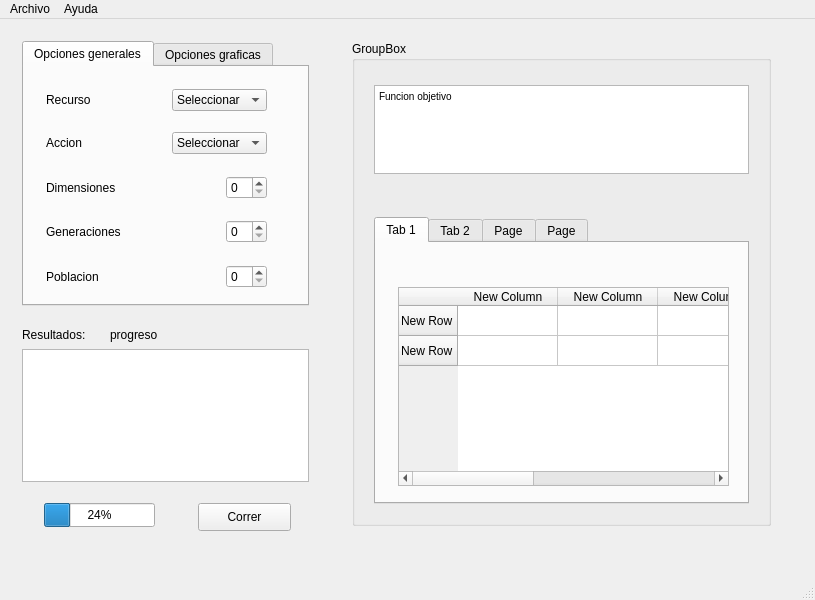
<?xml version="1.0" encoding="UTF-8"?>
<ui version="4.0">
 <class>MainWindow</class>
 <widget class="QMainWindow" name="MainWindow">
  <property name="geometry">
   <rect>
    <x>0</x>
    <y>0</y>
    <width>815</width>
    <height>600</height>
   </rect>
  </property>
  <property name="windowTitle">
   <string>MainWindow</string>
  </property>
  <widget class="QWidget" name="centralwidget">
   <widget class="QTabWidget" name="tabWidget">
    <property name="enabled">
     <bool>true</bool>
    </property>
    <property name="geometry">
     <rect>
      <x>22</x>
      <y>22</y>
      <width>287</width>
      <height>265</height>
     </rect>
    </property>
    <property name="contextMenuPolicy">
     <enum>Qt::DefaultContextMenu</enum>
    </property>
    <property name="tabPosition">
     <enum>QTabWidget::North</enum>
    </property>
    <property name="tabShape">
     <enum>QTabWidget::Rounded</enum>
    </property>
    <property name="currentIndex">
     <number>0</number>
    </property>
    <property name="usesScrollButtons">
     <bool>true</bool>
    </property>
    <property name="documentMode">
     <bool>false</bool>
    </property>
    <property name="tabsClosable">
     <bool>false</bool>
    </property>
    <property name="movable">
     <bool>false</bool>
    </property>
    <property name="tabBarAutoHide">
     <bool>false</bool>
    </property>
    <widget class="QWidget" name="options">
     <attribute name="title">
      <string comment="Opciones" extracomment="Opciones ">Opciones generales</string>
     </attribute>
     <widget class="QWidget" name="verticalLayoutWidget_3">
      <property name="geometry">
       <rect>
        <x>22</x>
        <y>22</y>
        <width>221</width>
        <height>199</height>
       </rect>
      </property>
      <layout class="QVBoxLayout" name="verticalLayout_3">
       <item>
        <layout class="QHBoxLayout" name="horizontalLayout_8">
         <item>
          <widget class="QLabel" name="label_5">
           <property name="text">
            <string>Recurso</string>
           </property>
          </widget>
         </item>
         <item>
          <spacer name="horizontalSpacer_3">
           <property name="orientation">
            <enum>Qt::Horizontal</enum>
           </property>
           <property name="sizeHint" stdset="0">
            <size>
             <width>40</width>
             <height>20</height>
            </size>
           </property>
          </spacer>
         </item>
         <item>
          <widget class="QComboBox" name="comboBox_2">
           <item>
            <property name="text">
             <string>Seleccionar</string>
            </property>
           </item>
           <item>
            <property name="text">
             <string>Texto</string>
            </property>
           </item>
           <item>
            <property name="text">
             <string>.py</string>
            </property>
           </item>
          </widget>
         </item>
        </layout>
       </item>
       <item>
        <spacer name="verticalSpacer_5">
         <property name="orientation">
          <enum>Qt::Vertical</enum>
         </property>
         <property name="sizeHint" stdset="0">
          <size>
           <width>20</width>
           <height>40</height>
          </size>
         </property>
        </spacer>
       </item>
       <item>
        <layout class="QHBoxLayout" name="horizontalLayout_9">
         <item>
          <widget class="QLabel" name="label_4">
           <property name="text">
            <string>Accion</string>
           </property>
          </widget>
         </item>
         <item>
          <spacer name="horizontalSpacer_4">
           <property name="orientation">
            <enum>Qt::Horizontal</enum>
           </property>
           <property name="sizeHint" stdset="0">
            <size>
             <width>40</width>
             <height>20</height>
            </size>
           </property>
          </spacer>
         </item>
         <item>
          <widget class="QComboBox" name="comboBox">
           <item>
            <property name="text">
             <string>Seleccionar</string>
            </property>
           </item>
           <item>
            <property name="text">
             <string>Minimizar</string>
            </property>
           </item>
           <item>
            <property name="text">
             <string>Maximizar</string>
            </property>
           </item>
          </widget>
         </item>
        </layout>
       </item>
       <item>
        <spacer name="verticalSpacer_4">
         <property name="orientation">
          <enum>Qt::Vertical</enum>
         </property>
         <property name="sizeHint" stdset="0">
          <size>
           <width>20</width>
           <height>40</height>
          </size>
         </property>
        </spacer>
       </item>
       <item>
        <layout class="QHBoxLayout" name="horizontalLayout_5">
         <item>
          <widget class="QLabel" name="label">
           <property name="text">
            <string>Dimensiones</string>
           </property>
          </widget>
         </item>
         <item>
          <spacer name="horizontalSpacer_5">
           <property name="orientation">
            <enum>Qt::Horizontal</enum>
           </property>
           <property name="sizeHint" stdset="0">
            <size>
             <width>40</width>
             <height>20</height>
            </size>
           </property>
          </spacer>
         </item>
         <item>
          <widget class="QSpinBox" name="spinBox"/>
         </item>
        </layout>
       </item>
       <item>
        <spacer name="verticalSpacer">
         <property name="orientation">
          <enum>Qt::Vertical</enum>
         </property>
         <property name="sizeHint" stdset="0">
          <size>
           <width>20</width>
           <height>40</height>
          </size>
         </property>
        </spacer>
       </item>
       <item>
        <layout class="QHBoxLayout" name="horizontalLayout_6">
         <item>
          <widget class="QLabel" name="label_2">
           <property name="text">
            <string>Generaciones</string>
           </property>
          </widget>
         </item>
         <item>
          <spacer name="horizontalSpacer_6">
           <property name="orientation">
            <enum>Qt::Horizontal</enum>
           </property>
           <property name="sizeHint" stdset="0">
            <size>
             <width>40</width>
             <height>20</height>
            </size>
           </property>
          </spacer>
         </item>
         <item>
          <widget class="QSpinBox" name="spinBox_2"/>
         </item>
        </layout>
       </item>
       <item>
        <spacer name="verticalSpacer_2">
         <property name="orientation">
          <enum>Qt::Vertical</enum>
         </property>
         <property name="sizeHint" stdset="0">
          <size>
           <width>20</width>
           <height>40</height>
          </size>
         </property>
        </spacer>
       </item>
       <item>
        <layout class="QHBoxLayout" name="horizontalLayout_7">
         <item>
          <widget class="QLabel" name="label_3">
           <property name="text">
            <string>Poblacion</string>
           </property>
          </widget>
         </item>
         <item>
          <spacer name="horizontalSpacer_7">
           <property name="orientation">
            <enum>Qt::Horizontal</enum>
           </property>
           <property name="sizeHint" stdset="0">
            <size>
             <width>40</width>
             <height>20</height>
            </size>
           </property>
          </spacer>
         </item>
         <item>
          <widget class="QSpinBox" name="spinBox_3"/>
         </item>
        </layout>
       </item>
      </layout>
     </widget>
    </widget>
    <widget class="QWidget" name="grafics">
     <attribute name="title">
      <string>Opciones graficas</string>
     </attribute>
    </widget>
   </widget>
   <widget class="QProgressBar" name="progressBar">
    <property name="geometry">
     <rect>
      <x>44</x>
      <y>484</y>
      <width>111</width>
      <height>24</height>
     </rect>
    </property>
    <property name="value">
     <number>24</number>
    </property>
   </widget>
   <widget class="QWidget" name="gridLayoutWidget">
    <property name="geometry">
     <rect>
      <x>0</x>
      <y>0</y>
      <width>2</width>
      <height>2</height>
     </rect>
    </property>
    <layout class="QGridLayout" name="gridLayout_2"/>
   </widget>
   <widget class="QGroupBox" name="groupBox_2">
    <property name="geometry">
     <rect>
      <x>352</x>
      <y>22</y>
      <width>419</width>
      <height>485</height>
     </rect>
    </property>
    <property name="title">
     <string>GroupBox</string>
    </property>
    <widget class="QTextEdit" name="textEdit">
     <property name="geometry">
      <rect>
       <x>22</x>
       <y>44</y>
       <width>375</width>
       <height>89</height>
      </rect>
     </property>
     <property name="html">
      <string>&lt;!DOCTYPE HTML PUBLIC &quot;-//W3C//DTD HTML 4.0//EN&quot; &quot;http://www.w3.org/TR/REC-html40/strict.dtd&quot;&gt;
&lt;html&gt;&lt;head&gt;&lt;meta name=&quot;qrichtext&quot; content=&quot;1&quot; /&gt;&lt;style type=&quot;text/css&quot;&gt;
p, li { white-space: pre-wrap; }
&lt;/style&gt;&lt;/head&gt;&lt;body style=&quot; font-family:'MS Shell Dlg 2'; font-size:7.8pt; font-weight:400; font-style:normal;&quot;&gt;
&lt;p style=&quot; margin-top:0px; margin-bottom:0px; margin-left:0px; margin-right:0px; -qt-block-indent:0; text-indent:0px;&quot;&gt;Funcion objetivo&lt;/p&gt;&lt;/body&gt;&lt;/html&gt;</string>
     </property>
    </widget>
    <widget class="QTabWidget" name="tabWidget_2">
     <property name="geometry">
      <rect>
       <x>22</x>
       <y>176</y>
       <width>375</width>
       <height>287</height>
      </rect>
     </property>
     <property name="currentIndex">
      <number>0</number>
     </property>
     <widget class="QWidget" name="tab_3">
      <attribute name="title">
       <string>Tab 1</string>
      </attribute>
      <widget class="QTableWidget" name="tableWidget_2">
       <property name="geometry">
        <rect>
         <x>22</x>
         <y>44</y>
         <width>331</width>
         <height>199</height>
        </rect>
       </property>
       <row>
        <property name="text">
         <string>New Row</string>
        </property>
       </row>
       <row>
        <property name="text">
         <string>New Row</string>
        </property>
       </row>
       <column>
        <property name="text">
         <string>New Column</string>
        </property>
       </column>
       <column>
        <property name="text">
         <string>New Column</string>
        </property>
       </column>
       <column>
        <property name="text">
         <string>New Column</string>
        </property>
       </column>
       <column>
        <property name="text">
         <string>New Column</string>
        </property>
       </column>
       <column>
        <property name="text">
         <string>New Column</string>
        </property>
       </column>
      </widget>
     </widget>
     <widget class="QWidget" name="tab_4">
      <attribute name="title">
       <string>Tab 2</string>
      </attribute>
      <widget class="QTableWidget" name="tableWidget_3">
       <property name="geometry">
        <rect>
         <x>22</x>
         <y>44</y>
         <width>331</width>
         <height>199</height>
        </rect>
       </property>
       <row>
        <property name="text">
         <string>New Row</string>
        </property>
       </row>
       <row>
        <property name="text">
         <string>New Row</string>
        </property>
       </row>
       <column>
        <property name="text">
         <string>New Column</string>
        </property>
       </column>
       <column>
        <property name="text">
         <string>New Column</string>
        </property>
       </column>
       <column>
        <property name="text">
         <string>New Column</string>
        </property>
       </column>
       <column>
        <property name="text">
         <string>New Column</string>
        </property>
       </column>
       <column>
        <property name="text">
         <string>New Column</string>
        </property>
       </column>
      </widget>
     </widget>
     <widget class="QWidget" name="tab_5">
      <attribute name="title">
       <string>Page</string>
      </attribute>
      <widget class="QTableWidget" name="tableWidget_4">
       <property name="geometry">
        <rect>
         <x>22</x>
         <y>44</y>
         <width>331</width>
         <height>199</height>
        </rect>
       </property>
       <row>
        <property name="text">
         <string>New Row</string>
        </property>
       </row>
       <row>
        <property name="text">
         <string>New Row</string>
        </property>
       </row>
       <column>
        <property name="text">
         <string>New Column</string>
        </property>
       </column>
       <column>
        <property name="text">
         <string>New Column</string>
        </property>
       </column>
       <column>
        <property name="text">
         <string>New Column</string>
        </property>
       </column>
       <column>
        <property name="text">
         <string>New Column</string>
        </property>
       </column>
       <column>
        <property name="text">
         <string>New Column</string>
        </property>
       </column>
      </widget>
     </widget>
     <widget class="QWidget" name="tab_12">
      <attribute name="title">
       <string>Page</string>
      </attribute>
      <widget class="QTableWidget" name="tableWidget_11">
       <property name="geometry">
        <rect>
         <x>22</x>
         <y>44</y>
         <width>331</width>
         <height>199</height>
        </rect>
       </property>
       <row>
        <property name="text">
         <string>New Row</string>
        </property>
       </row>
       <row>
        <property name="text">
         <string>New Row</string>
        </property>
       </row>
       <column>
        <property name="text">
         <string>New Column</string>
        </property>
       </column>
       <column>
        <property name="text">
         <string>New Column</string>
        </property>
       </column>
       <column>
        <property name="text">
         <string>New Column</string>
        </property>
       </column>
       <column>
        <property name="text">
         <string>New Column</string>
        </property>
       </column>
       <column>
        <property name="text">
         <string>New Column</string>
        </property>
       </column>
      </widget>
     </widget>
    </widget>
   </widget>
   <widget class="QTextBrowser" name="textBrowser">
    <property name="geometry">
     <rect>
      <x>22</x>
      <y>330</y>
      <width>287</width>
      <height>133</height>
     </rect>
    </property>
   </widget>
   <widget class="QPushButton" name="pushButton">
    <property name="geometry">
     <rect>
      <x>198</x>
      <y>484</y>
      <width>93</width>
      <height>28</height>
     </rect>
    </property>
    <property name="text">
     <string>Correr</string>
    </property>
   </widget>
   <widget class="QLabel" name="label_6">
    <property name="geometry">
     <rect>
      <x>22</x>
      <y>308</y>
      <width>67</width>
      <height>16</height>
     </rect>
    </property>
    <property name="text">
     <string>Resultados:</string>
    </property>
   </widget>
   <widget class="QLabel" name="label_7">
    <property name="geometry">
     <rect>
      <x>110</x>
      <y>308</y>
      <width>89</width>
      <height>16</height>
     </rect>
    </property>
    <property name="text">
     <string>progreso</string>
    </property>
   </widget>
  </widget>
  <widget class="QMenuBar" name="menubar">
   <property name="geometry">
    <rect>
     <x>0</x>
     <y>0</y>
     <width>815</width>
     <height>26</height>
    </rect>
   </property>
   <widget class="QMenu" name="menuMAGO">
    <property name="title">
     <string>Archivo</string>
    </property>
    <addaction name="actionSalir"/>
   </widget>
   <widget class="QMenu" name="menuHelp">
    <property name="title">
     <string>Ayuda</string>
    </property>
   </widget>
   <addaction name="menuMAGO"/>
   <addaction name="menuHelp"/>
  </widget>
  <widget class="QStatusBar" name="statusbar"/>
  <action name="actionSalir">
   <property name="text">
    <string>Salir</string>
   </property>
  </action>
 </widget>
 <resources/>
 <connections/>
 <designerdata>
  <property name="gridDeltaX">
   <number>22</number>
  </property>
  <property name="gridDeltaY">
   <number>22</number>
  </property>
  <property name="gridSnapX">
   <bool>true</bool>
  </property>
  <property name="gridSnapY">
   <bool>true</bool>
  </property>
  <property name="gridVisible">
   <bool>true</bool>
  </property>
 </designerdata>
</ui>
